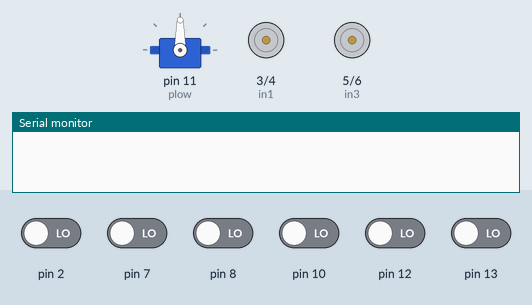
Simulated run of this sketch. Board: Arduino Uno, built with avr-gcc and run on an emulated ATmega328P. Parts: servo, motor-driver pin pairs drawn as motors (green arrow = first pin HIGH = forward, orange = second pin HIGH = backward, longer = more drive), the last lines printed to the serial monitor. The inputs (shaded band) are chosen by the test bench; at power-on: pin 2, pin 7, pin 8, pin 10, pin 12, pin 13 LOW.

Above: at 1.2 s.
1.3 s: pin 2 driven HIGH
At 1.8 s:
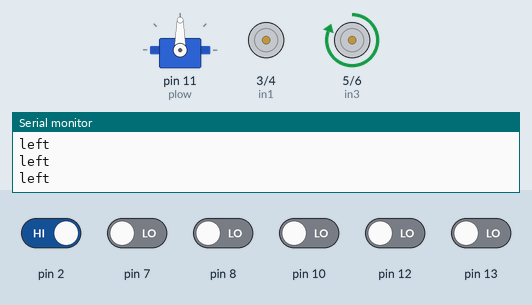
2.8 s: pin 10 driven HIGH
5.8 s: pin 7 driven HIGH
At 8.39 s:
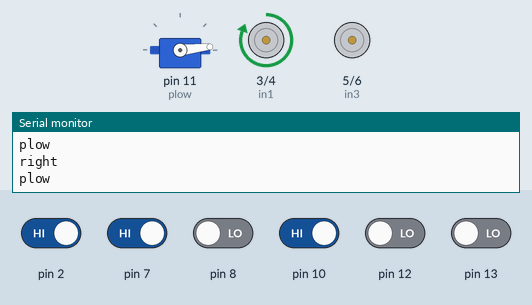
11.8 s: pin 8 driven HIGH
At 13.82 s:
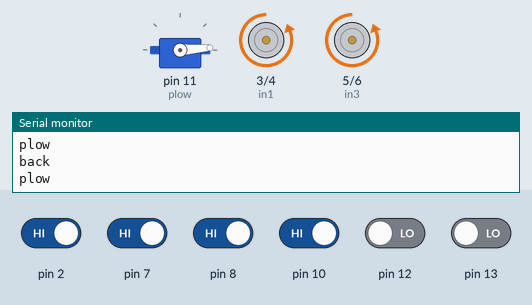
17.8 s: pin 13 driven LOW
Timing chart, 0 to 61.6 s (numbered marks = the images above; inputs shaded):
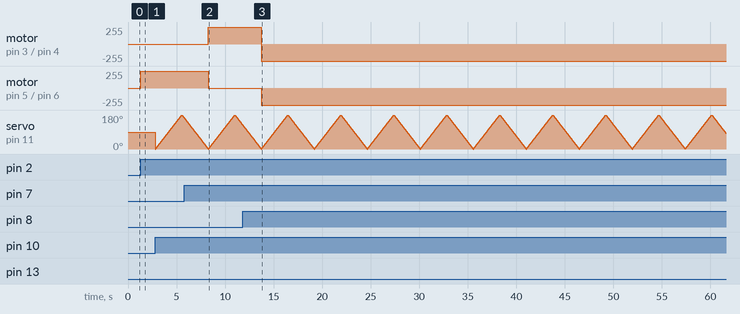

The sketch:

arduino_code.ino
```cpp
#include <Servo.h>

int in1 = 3, in2 = 4, in3 = 5, in4 = 6;
int reset = 9;
int pl = 0, so = 0;

Servo plow;
// Servo sow;
int pos = 0;

void setup() {
  plow.attach(11);
  // sow.attach(10);

  pinMode(13, INPUT);
  pinMode(8, INPUT);
  pinMode(7, INPUT);
  pinMode(2, INPUT);
  pinMode(12, INPUT);

  pinMode(10, INPUT);
  // pinMode(1, INPUT);

  pinMode(in1, OUTPUT);
  pinMode(in2, OUTPUT);
  pinMode(in3, OUTPUT);
  pinMode(in4, OUTPUT);
  Serial.begin(9600);

  digitalWrite(in1, LOW);
  digitalWrite(in2, LOW);
  digitalWrite(in3, LOW);
  digitalWrite(in4, LOW);
  digitalWrite(11, LOW);
}

void loop() {
  delayMicroseconds(1);

  int x = digitalRead(13);
  int y = digitalRead(8);
  int z = digitalRead(7);
  int a = digitalRead(2);
  int s = digitalRead(12);

  int pl = digitalRead(10);
  // int so = digitalRead(1);

  // delay(2000);
  // Serial.println(pl);
  // Serial.println(so);


  if (x == HIGH) {
    Serial.println("front");
    //digitalWrite(en1,HIGH);
    //digitalWrite(en2,HIGH);
    digitalWrite(in1, HIGH);
    digitalWrite(in2, LOW);
    digitalWrite(in3, HIGH);
    digitalWrite(in4, LOW);

    plowing(pl);

    //   front
  } else if (y == HIGH) {
    Serial.println("back");
    //       digitalWrite(en1,HIGH);
    //digitalWrite(en2,HIGH);
    digitalWrite(in1, LOW);
    digitalWrite(in2, HIGH);
    digitalWrite(in3, LOW);
    digitalWrite(in4, HIGH);

    plowing(pl);

    //   back
  } else if (z == HIGH) {
    Serial.println("right");
    //     digitalWrite(en1,HIGH);
    //digitalWrite(en2,HIGH);
    digitalWrite(in1, HIGH);
    digitalWrite(in2, LOW);
    digitalWrite(in3, LOW);
    digitalWrite(in4, LOW);

    plowing(pl);

    //   right
  } else if (a == HIGH) {
    Serial.println("left");
    //       digitalWrite(en1,HIGH);
    //digitalWrite(en2,HIGH);
    digitalWrite(in1, LOW);
    digitalWrite(in2, LOW);
    digitalWrite(in3, HIGH);
    digitalWrite(in4, LOW);

    plowing(pl);

    //   left
  } else if (s == HIGH) {
    Serial.println("stop");
    //       digitalWrite(en1,HIGH);
    //digitalWrite(en2,HIGH);
    digitalWrite(in1, LOW);
    digitalWrite(in2, LOW);
    digitalWrite(in3, LOW);
    digitalWrite(in4, LOW);
    digitalWrite(reset, HIGH);

    plowing(pl);

    // stop
  }
}

int plowing(int pl) {
  if (pl == HIGH) {
    Serial.println("plow");
    for (pos = 0; pos <= 180; pos += 1) {
      plow.write(pos);
      delay(15);
    }
    for (pos = 180; pos >= 0; pos -= 1) {
      plow.write(pos);
      delay(15);
    }
  }
}
```

Measured:
- after the input at 1.3 s, motor on pin 5 (in3) / pin 6 (in4): stopped → forward 255/255 at once
- after the input at 5.8 s, motor on pin 3 (in1) / pin 4 (in2): stopped → forward 255/255 after 2.5 s; motor on pin 5 (in3) / pin 6 (in4): forward 255/255 → stopped after 2.5 s
- after the input at 11.8 s, motor on pin 3 (in1) / pin 4 (in2): forward 255/255 → backward 255/255 after 1.9 s; motor on pin 5 (in3) / pin 6 (in4): stopped → backward 255/255 after 1.9 s
